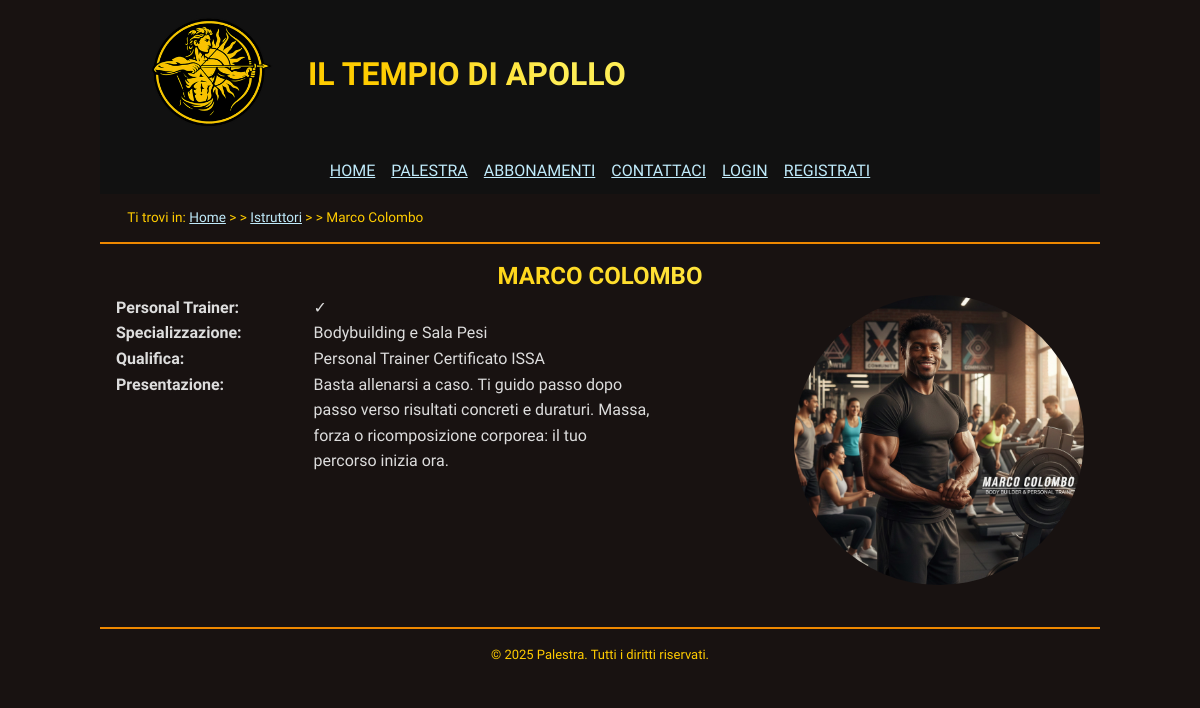
The app's page /html/profilo-istruttore.php?id=9, older data.
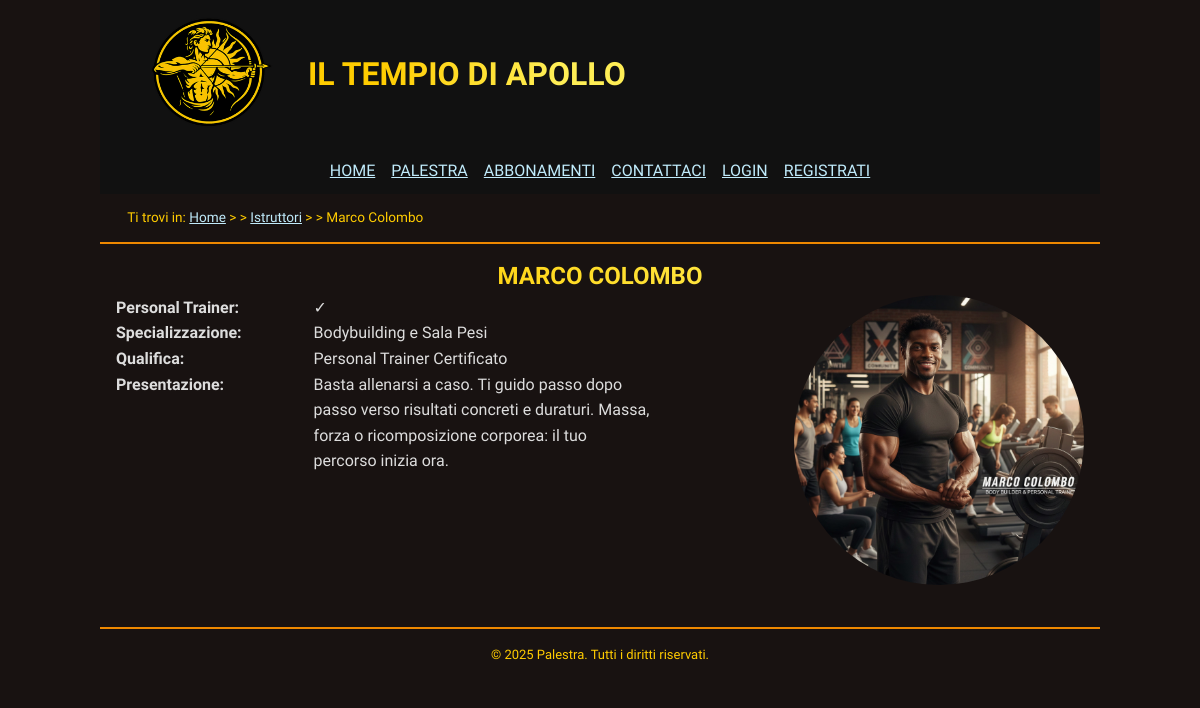
The same page, newer data.
### tables this page shows
CREATE TABLE Istruttore (
    id_utente BIGINT UNSIGNED PRIMARY KEY REFERENCES Utente(id_utente) ON DELETE CASCADE,
    specializzazione VARCHAR(100),
    qualifica VARCHAR(100),
    telefono VARCHAR(20),
    presentazione VARCHAR(255)
);

CREATE TABLE Personal_Trainer (
    id_istruttore BIGINT UNSIGNED PRIMARY KEY REFERENCES Istruttore(id_utente) ON DELETE CASCADE
);

CREATE TABLE Utente (
    id_utente SERIAL PRIMARY KEY,
    nome VARCHAR(100) NOT NULL,
    cognome VARCHAR(100) NOT NULL,
    email VARCHAR(100) UNIQUE NOT NULL,
    password_hash CHAR(60) NOT NULL 
);

### html/profilo-istruttore.php (the view, shortened to what this page needs)
<?php
require_once "../internal/db_connection.php";
require_once '../internal/header.php';
$templateIstruttore = file_get_contents('../internal/profilo-istruttore.html');
$idIstruttore = -1;
if (isset($_GET['id'])) {
    $idIstruttore = (int)$_GET['id'];
}
$query = "SELECT *
    FROM Istruttore
    JOIN Utente on Utente.id_utente = Istruttore.id_utente
    LEFT JOIN Personal_Trainer on Istruttore.id_utente = Personal_Trainer.id_istruttore
    WHERE Utente.id_utente = ?";
$stmt = $conn->prepare($query);
$stmt->bind_param('i', $idIstruttore);
$stmt->execute();
$result = $stmt->get_result();
while ($row = $result->fetch_array(MYSQLI_ASSOC)) {
    $output = $templateIstruttore;
    $isPt = $row['id_istruttore'] == null ? '&cross;' : '&check;';
    $output = str_replace("[ID Istruttore]", $idIstruttore, $output);
    $output = str_replace("[Nome Istruttore]", htmlspecialchars($row['nome'] . ' ' . $row['cognome']), $output);
    $output = str_replace("[È PT]", $isPt, $output);
    $output = str_replace("[Specializzazione Istruttore]", htmlspecialchars($row['specializzazione']), $output);
    $output = str_replace("[Qualifica Istruttore]", htmlspecialchars($row['qualifica']), $output);
    $output = str_replace("[Presentazione Istruttore]", htmlspecialchars($row['presentazione']), $output);
    $foreignWords = [
        'bodybuilding',
        'personal trainer',
        'functional training',
    ];
    preg_match('/<body>.*<\/body>/s', $output, $body);
    $body = $body[0];
    foreach ($foreignWords as $foreign) {
        $body = preg_replace_callback(
            '/' . $foreign . '/i',
            function ($matches) {
                return '<span lang="en">' . $matches[0] . '</span>';
            },
            $body
        );
    }
    $output = preg_replace(
        '/<body>.*<\/body>/s',
        $body,
        $output
    );
}

### internal/header.php (shortened to what this page needs)
<?php
function renderFromHtml($htmlContent) {
    $menuFile = isset($_SESSION['user_id'])
        ? __DIR__ . "/home/menu-user.html"
        : __DIR__ . "/home/menu-guest.html";
    $menuContent = file_get_contents($menuFile);
    $currentPath = pathinfo($_SERVER['PHP_SELF'], PATHINFO_DIRNAME);
    $currentPath = htmlspecialchars($currentPath, ENT_QUOTES);
    $currentPath = str_replace("/error", "", $currentPath);
    $menuContent = str_replace("[CWD]", $currentPath, $menuContent);
    $htmlContent = str_replace('[Menu]', $menuContent, $htmlContent);
    echo $htmlContent;
}
?>

### html/css/style.css (style rules this page uses)
* { padding: 0; margin: 0; }
:root { --mainColorLight: #fe5; --mainColor: #fc0; --mainColorDark: #e80; --textColor: #ddd; --urlColor: #c0ebfb; --visitedUrlColor: #965cfd; --mainBackgroundColorDark: #111; --mainBackgroundColor: #181211; --mainBackgroundColorLight: #332; --headerGradient: linear-gradient(to right, var(--mainColor) 25%, var(--mainColorLight) 75%); }
html, body { font-size: 100%; font-family: "Lexend", "Roboto", sans-serif; line-height: 1.6em; }
body { color: var(--textColor); background-color: var(--mainBackgroundColor); max-width: 1000px; margin: auto; }
a:link { text-decoration: underline; color: var(--urlColor); }
a:link:has(.logo) { text-decoration: none; width: fit-content; display: inline; }
h1, h2, h3, h4, h5, h6 { font-weight: bold; background: var(--headerGradient); background-clip: text; color: transparent; -webkit-background-clip: text; -webkit-text-fill-color: transparent; text-shadow: none; }
h1, h2, h3 { text-align: center; text-transform: uppercase; padding: 0.2em 0.5em; }
strong { font-weight: normal; }
header { background-color: var(--mainBackgroundColorDark); }
footer { margin-top: 2em; padding: 1em; font-size: small; color: var(--mainColor); border-top: 2px solid var(--mainColorDark); text-align: center; }
header.intestazione { display: flex; flex-wrap: wrap; align-items: center; top: 0; position: sticky; z-index: 999; padding: 0.5em 2em; text-transform: uppercase; }
.intestazione .logo { width: 156px; box-sizing: border-box; display: inline; vertical-align: middle; padding: .2em .5em; }
.intestazione h1 { display: inline; width: fit-content; flex: 1 1 auto; }
#menu { display: flex; justify-content: space-around; margin: 0 auto; }
#menu ul { display: flex; flex-wrap: wrap; list-style: none; }
#menu li { margin: .2em .5em; }
#breadcrumb { color: var(--mainColor); padding: 0.8em 2em; font-size: 0.85em; border-bottom: 2px solid var(--mainColorDark); }
#breadcrumb>ol::before { content: "Ti trovi in: "; margin-right: .25em; }
#breadcrumb>ol { list-style: none; align-items: baseline; display: flex; }
#breadcrumb>ol>li+li::before { content: "> >"/ ""; margin-right: .25em; }
#breadcrumb>ol>li::after { content: ""; margin-right: .25em; }
:root { --reviewImageSize: 10em; }
:root { --apollo-gradient: linear-gradient(135deg, #ffcc00 0%, #ff6a00 100%); --fire-gradient: linear-gradient(135deg, #ff4e50 0%, #f9d423 100%); --gold: #ffcc00; --orange: #ff6a00; --glow-gold: 0 0 20px rgba(255, 204, 0, 0.3); --shadow-card: 0 10px 30px rgba(0, 0, 0, 0.8); --radius: 12px; }
.dati-pt { padding: 1em; overflow: auto; }
.dati-pt dt:not(:first-child) { display: inline-block; font-weight: bold; width: 20%; }
.dati-pt dt:not(:first-child)::after, .dati-risultato-short dt:not(:first-child)::after { content: ":"; }
.dati-pt dd:not(:nth-child(2)) { display: inline-block; width: 35%; vertical-align: top; }
.dati-pt dd .img-pt { float: right; width: 30%; border-radius: 50%; }

### html/css/print.css (style rules this page uses)
:root { --textColor: #000; --bordo-sezione: .5mm solid black; }
html, body { font-size: 100%; font-family: "Times New Roman", "Times", serif; line-height: 1.6em; }
body { color: var(--textColor); background-color: var(--mainBackgroundColor); max-width: 100%; margin: auto; }
a:link { text-decoration: underline; color: var(--urlColor); }
a:link:has(.logo) { text-decoration: none; width: fit-content; display: inline; }
h1, h2, h3, h4, h5, h6 { background: initial; background-clip: initial; -webkit-background-clip: initial; -webkit-text-fill-color: initial; color: var(--textColor); }
h1, h2, h3 { text-align: center; text-transform: uppercase; }
strong { font-weight: normal; }
footer { margin-top: .5cm; padding-left: 0 0 0 -.5cm; font-size: small; color: var(--textColor); border-top: .2mm solid var(--textColor); }
header.intestazione { all: initial; text-transform: uppercase; }
.intestazione .logo { width: 2.5cm; display: inline; vertical-align: middle; padding: .5cm; }
.intestazione h1 { display: inline; }
#menu { display: none; }
#breadcrumb { color: var(--textColor); padding: 0 0 2mm 2mm; font-size: 85%; border-bottom: .5mm solid var(--textColor); }
:root { --reviewImageSize: 3cm; }

Row changes from the older to the newer data that the page shows:
changed istruttore: presentazione+qualifica+specializzazione "…Sala Pesi Qualifica Certificato ISSA Presentazione Basta allenarsi a…" → "…Sala Pesi Qualifica Certificato Presentazione Basta allenarsi a…"
